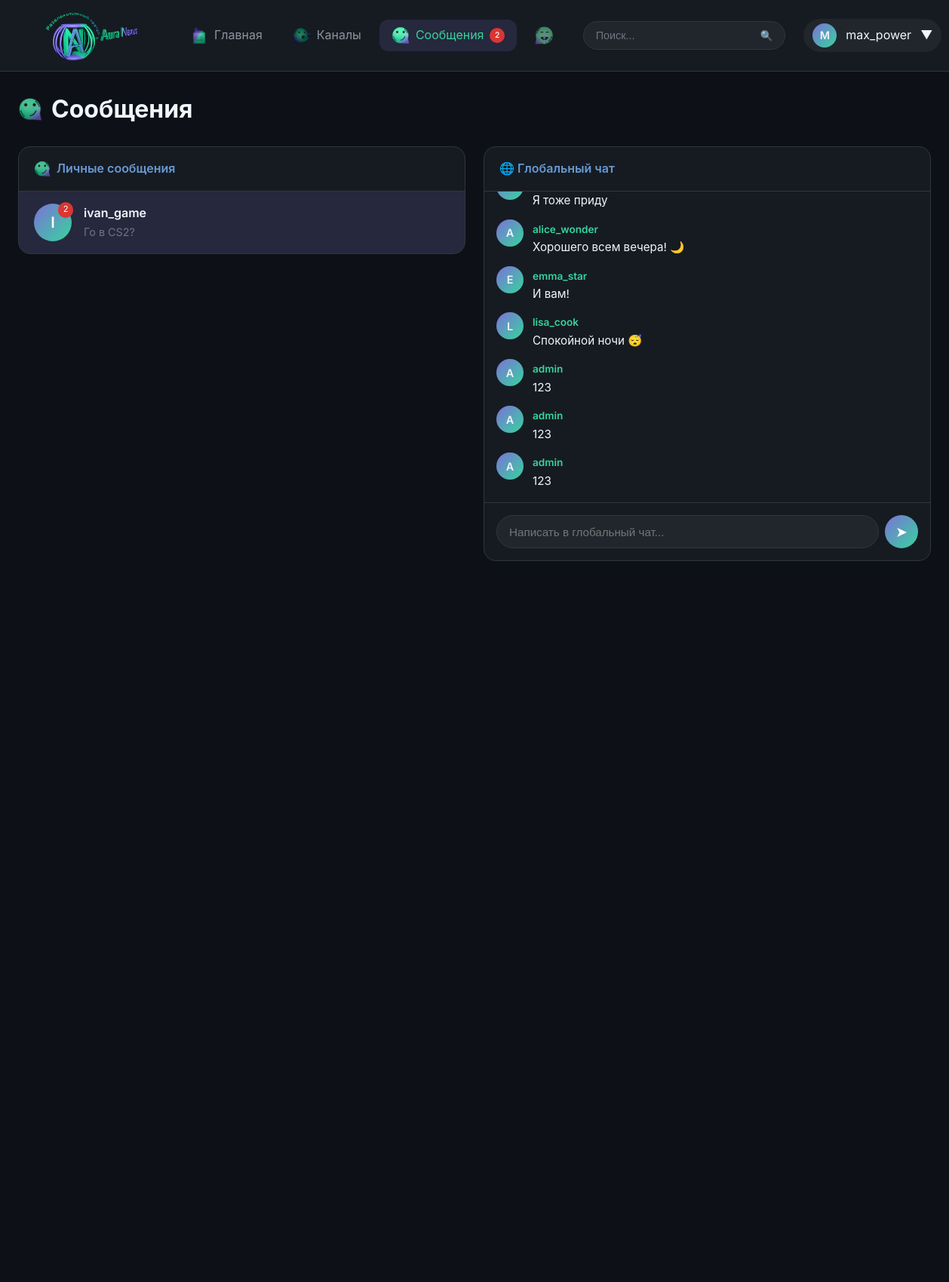
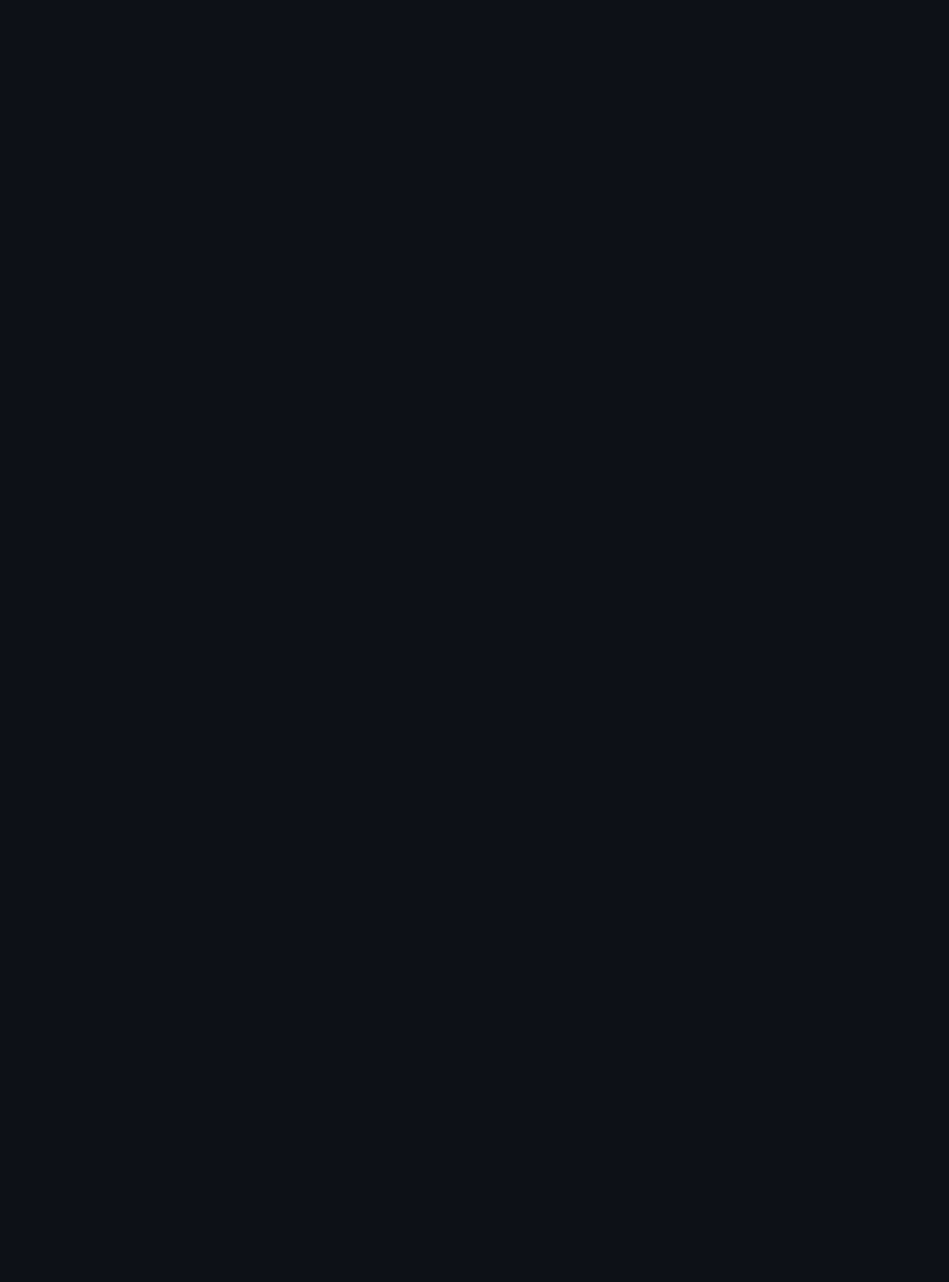
/messages (signed in, upper part), run on the app's committed database (2 pictures, top to bottom).
### tables this page shows
CREATE TABLE users (
            id INTEGER PRIMARY KEY AUTOINCREMENT,
            username TEXT UNIQUE NOT NULL,
            email TEXT UNIQUE NOT NULL,
            password TEXT NOT NULL,
            role TEXT DEFAULT 'user',
            avatar TEXT,
            banner TEXT,
            bio TEXT,
            is_banned INTEGER DEFAULT 0,
            ban_until TEXT,
            ban_reason TEXT,
            created_at TEXT DEFAULT CURRENT_TIMESTAMP
        );

CREATE TABLE conversations (
            id INTEGER PRIMARY KEY AUTOINCREMENT,
            user1_id INTEGER NOT NULL,
            user2_id INTEGER NOT NULL,
            last_message_at TEXT DEFAULT CURRENT_TIMESTAMP,
            UNIQUE(user1_id, user2_id),
            FOREIGN KEY (user1_id) REFERENCES users(id),
            FOREIGN KEY (user2_id) REFERENCES users(id)
        );

CREATE TABLE global_chat (
            id INTEGER PRIMARY KEY AUTOINCREMENT,
            user_id INTEGER NOT NULL,
            content TEXT NOT NULL,
            created_at TEXT DEFAULT CURRENT_TIMESTAMP,
            FOREIGN KEY (user_id) REFERENCES users(id)
        );

### app.py (the view)
@app.route('/messages')
@login_required
def messages_inbox():
    user = get_current_user()
    conn = get_db()
    conversations = conn.execute('''
        SELECT c.*,
               CASE WHEN c.user1_id = ? THEN u2.username ELSE u1.username END as other_username,
               CASE WHEN c.user1_id = ? THEN u2.avatar ELSE u1.avatar END as other_avatar,
               CASE WHEN c.user1_id = ? THEN u2.id ELSE u1.id END as other_id,
               (SELECT content FROM messages WHERE conversation_id = c.id ORDER BY created_at DESC LIMIT 1) as last_message,
               (SELECT COUNT(*) FROM messages WHERE conversation_id = c.id AND sender_id != ? AND is_read = 0) as unread_count
        FROM conversations c
        JOIN users u1 ON c.user1_id = u1.id
        JOIN users u2 ON c.user2_id = u2.id
        WHERE c.user1_id = ? OR c.user2_id = ?
        ORDER BY c.last_message_at DESC
    ''', (user['id'], user['id'], user['id'], user['id'], user['id'], user['id'])).fetchall()
    chat_messages = get_chat_messages()
    return render_template('messages/inbox.html', conversations=conversations, chat_messages=chat_messages)

### app.py (called while the page is built, shortened)
def get_db():
    if 'db' not in g:
        g.db = sqlite3.connect(DATABASE, timeout=30)
        g.db.row_factory = sqlite3.Row
        g.db.execute('PRAGMA journal_mode=WAL')
        g.db.execute('PRAGMA busy_timeout=30000')
    return g.db

def get_current_user():
    if 'user_id' not in session:
        return None
    conn = get_db()
    user = conn.execute('SELECT * FROM users WHERE id = ?', (session['user_id'],)).fetchone()
    return user

def login_required(f):
    @wraps(f)
    def decorated(*args, **kwargs):
        if 'user_id' not in session:
            flash('Необходимо войти в аккаунт', 'danger')
            return redirect('/login')
        user = get_current_user()
        if user and isinstance(user, dict) and user.get('is_currently_banned'):
            session.clear()
            flash('Ваш аккаунт заблокирован', 'danger')
            return redirect('/login')
        return f(*args, **kwargs)
    return decorated

def get_chat_messages():
    conn = get_db()
    return conn.execute('''
        SELECT g.*, u.username, u.avatar
        FROM global_chat g
        JOIN users u ON g.user_id = u.id
        ORDER BY g.id DESC LIMIT 50
    ''').fetchall()[::-1]

def get_unread_notifications_count(user_id):
    conn = get_db()
    result = conn.execute('SELECT COUNT(*) as count FROM notifications WHERE user_id = ? AND is_read = 0', (user_id,)).fetchone()
    return result['count'] if result else 0

def get_unread_messages_count(user_id):
    conn = get_db()
    result = conn.execute('''
        SELECT COUNT(*) as count FROM messages m
        JOIN conversations c ON m.conversation_id = c.id
        WHERE (c.user1_id = ? OR c.user2_id = ?) AND m.sender_id != ? AND m.is_read = 0
    ''', (user_id, user_id, user_id)).fetchone()
    return result['count'] if result else 0

@app.context_processor
def inject_globals():
    user = get_current_user()
    notif_count = get_unread_notifications_count(user['id']) if user else 0
    msg_count = get_unread_messages_count(user['id']) if user else 0
    pending_reports = get_pending_reports_count() if user and user['role'] in ['admin', 'moderator'] else 0
    return {
        'current_user': user,
        'notification_count': notif_count,
        'message_count': msg_count,
        'pending_reports_count': pending_reports,
        'REACTION_TYPES': REACTION_TYPES,
        'REPORT_CATEGORIES': REPORT_CATEGORIES,
    }

### templates/messages/inbox.html (shortened to what this page needs)
{% extends 'base.html' %}
{% set hide_sidebar = true %}
{% block content %}
<h1 class="page-title">
    <span class="nav-icon page-title-icon">
        <img src="{{ url_for('static', filename='images/icons/messages.png') }}" alt=""
             onerror="this.style.display='none'; this.nextElementSibling.style.display='inline';">
    </span>
    Сообщения
</h1>
<div class="messages-layout">
    <div class="messages-conversations">
        <div class="card">
            <div class="card-header">
                <h3 class="card-title">
                    <span class="nav-icon">
                        <img src="{{ url_for('static', filename='images/icons/messages.png') }}" alt=""
                             onerror="this.style.display='none'; this.nextElementSibling.style.display='inline';">
                    </span>
                    Личные сообщения
                </h3>
            </div>
            {% if conversations %}
            <div class="conversations-list">
                {% for conv in conversations %}
                <a href="/messages/{{ conv.other_id }}" class="conversation-item {% if conv.unread_count > 0 %}unread{% endif %}">
                    <div class="conversation-avatar-wrap">
                        <div class="conversation-avatar">
                            {% if conv.other_avatar %}
                            <img src="{{ url_for('uploaded_file', filename=conv.other_avatar) }}" alt="">
                            {% else %}
                            {{ conv.other_username[0]|upper }}
                            {% endif %}
                        </div>
                        {% if conv.unread_count > 0 %}
                        <span class="unread-badge">{{ conv.unread_count }}</span>
                        {% endif %}
                    </div>
                    <div class="conversation-info">
                        <div class="conversation-name">{{ conv.other_username }}</div>
                        <div class="conversation-preview">
                            {{ conv.last_message or 'Нет сообщений' }}
                        </div>
                    </div>
                </a>
                {% endfor %}
            </div>
            {% else %}
            <div class="empty-state">
                <div class="empty-state-icon">💬</div>
                <h3 class="empty-state-title">Диалогов пока нет</h3>
                <p>Напишите кому-нибудь первым!</p>
            </div>
            {% endif %}
        </div>
    </div>
    <div class="messages-global-chat">
        <div class="card chat-box-large">
            <div class="card-header">
                <h3 class="card-title">🌐 Глобальный чат</h3>
            </div>
            <div class="chat-messages" id="global-chat-messages">
                {% for msg in chat_messages %}
                <div class="chat-message" data-message-id="{{ msg.id }}">
                    <div class="chat-message-avatar">
                        {% if msg.avatar %}
                        <img src="{{ url_for('uploaded_file', filename=msg.avatar) }}" alt="">
                        {% else %}
                        {{ msg.username[0]|upper }}
                        {% endif %}
                    </div>
                    <div class="chat-message-content">
                        <a href="/profile/{{ msg.username }}" class="chat-message-author">{{ msg.username }}</a>
                        <div class="chat-message-text">{{ msg.content }}</div>
                    </div>
                </div>
                {% else %}
                <div class="empty-state" style="padding: 2rem;">
                    <p>Сообщений пока нет</p>
                </div>
                {% endfor %}
            </div>
            <form class="chat-input" id="global-chat-form" action="/api/global_chat" method="POST">
                <input type="text" name="content" id="global-chat-input" placeholder="Написать в глобальный чат..." autocomplete="off" required>
                <button type="submit">➤</button>
            </form>
        </div>
    </div>
</div>
{% endblock %}

### templates/base.html (shortened to what this page needs)
<!DOCTYPE html>
<html lang="ru">
<head>
    <link rel="stylesheet" href="{{ url_for('static', filename='css/style.css') }}">
    <link href="https://cdn.quilljs.com/1.3.7/quill.snow.css" rel="stylesheet">
</head>
<body>
   <nav>
    <a href="/" class="logo">
        <img src="{{ url_for('static', filename='images/logo.png') }}" alt="Aura Nexus" class="logo-image"
             onerror="this.style.display='none'; this.nextElementSibling.style.display='flex';">
    </a>
    <div class="nav-links">
        <a href="/" class="nav-link {% if request.path == '/' %}active{% endif %}">
            <span class="nav-icon">
                <img src="{{ url_for('static', filename='images/icons/home.png') }}" alt=""
                     onerror="this.style.display='none'; this.nextElementSibling.style.display='inline';">
            </span>
            <span>Главная</span>
        </a>
        <a href="/channels" class="nav-link {% if '/channel' in request.path %}active{% endif %}">
            <span class="nav-icon">
                <img src="{{ url_for('static', filename='images/icons/channels.png') }}" alt=""
                     onerror="this.style.display='none'; this.nextElementSibling.style.display='inline';">
            </span>
            <span>Каналы</span>
        </a>
        {% if current_user %}
        <a href="/messages" class="nav-link {% if '/messages' in request.path %}active{% endif %}">
            <span class="nav-icon">
                <img src="{{ url_for('static', filename='images/icons/messages.png') }}" alt=""
                     onerror="this.style.display='none'; this.nextElementSibling.style.display='inline';">
            </span>
            <span>Сообщения</span>
            {% if message_count > 0 %}
            <span class="badge">{{ message_count }}</span>
            {% endif %}
        </a>
        <a href="/notifications" class="nav-link {% if '/notifications' in request.path %}active{% endif %}">
            <span class="nav-icon">
                <img src="{{ url_for('static', filename='images/icons/notifications.png') }}" alt=""
                     onerror="this.style.display='none'; this.nextElementSibling.style.display='inline';">
            </span>
        </a>
        {% endif %}
    </div>
    <div class="search-container">
        <form class="search-bar" action="/" method="GET">
            <input type="text" name="q" placeholder="Поиск..." value="{{ request.args.get('q', '') }}">
            <button type="submit">🔍</button>
        </form>
    </div>
    {% if current_user %}
    <div class="dropdown">
        <div class="nav-user">
            <div class="nav-user-avatar">
                {% if current_user.avatar %}
                <img src="{{ url_for('uploaded_file', filename=current_user.avatar) }}" alt="">
                {% else %}
                {{ current_user.username[0]|upper }}
                {% endif %}
            </div>
            <span>{{ current_user.username }}</span>
            <span>▼</span>
        </div>
    </div>
    {% endif %}
</nav>
    <div class="layout {% block layout_class %}{% endblock %}">
        <main class="main-content">
            {% block content %}{% endblock %}
        </main>
    </div>
</body>
</html>

### templates/messages/inbox.html (style rules this page uses)
.page-title { margin-bottom: 1.5rem; display: flex; align-items: center; gap: 0.75rem; }
.page-title-icon { width: 32px !important; height: 32px !important; }
.page-title-icon img { width: 32px !important; height: 32px !important; }
.messages-layout { display: grid; grid-template-columns: 1fr 1fr; gap: 1.5rem; }
.messages-conversations { min-width: 0; }
.conversations-list { max-height: 500px; overflow-y: auto; }
.conversation-item { display: flex; align-items: center; gap: 1rem; padding: 1rem 1.25rem; border-bottom: 1px solid var(--border-color); text-decoration: none; transition: var(--transition); }
.conversation-item:last-child { border-bottom: none; }
.conversation-item.unread { background: var(--accent-purple-alpha); }
.conversation-avatar-wrap { position: relative; }
.conversation-avatar { width: 50px; height: 50px; border-radius: 50%; background: var(--accent-gradient); display: flex; align-items: center; justify-content: center; font-weight: 600; font-size: 1.25rem; overflow: hidden; color: white; }
.unread-badge { position: absolute; top: -2px; right: -2px; background: var(--danger); color: white; font-size: 0.7rem; padding: 0.1rem 0.4rem; border-radius: 10px; min-width: 18px; text-align: center; }
.conversation-info { flex: 1; min-width: 0; }
.conversation-name { font-weight: 600; color: var(--text-primary); }
.conversation-preview { font-size: 0.9rem; color: var(--text-muted); white-space: nowrap; overflow: hidden; text-overflow: ellipsis; }
.messages-global-chat { min-width: 0; }
.chat-box-large { display: flex; flex-direction: column; height: 550px; }
.chat-box-large .chat-messages { flex: 1; overflow-y: auto; padding: 1rem; display: flex; flex-direction: column; gap: 0.75rem; }
.chat-box-large .chat-input { display: flex; gap: 0.5rem; padding: 1rem; border-top: 1px solid var(--border-color); }
.chat-box-large .chat-input input { flex: 1; background: var(--bg-tertiary); border: 1px solid var(--border-color); border-radius: var(--radius-full); padding: 0.75rem 1rem; color: var(--text-primary); font-size: 0.95rem; }
.chat-box-large .chat-input button { width: 44px; height: 44px; border-radius: 50%; background: var(--accent-gradient); border: none; color: white; cursor: pointer; transition: var(--transition); display: flex; align-items: center; justify-content: center; font-size: 1.2rem; }

### data on the page
users: username "M", username "max_power"
conversations: other_username "I", unread_count "2", other_username "ivan_game", last_message "Го в CS2?"
global_chat: content "Я тоже приду"
global_chat: username "A", username "alice_wonder", content "Хорошего всем вечера! 🌙"
global_chat: username "E", username "emma_star", content "И вам!"
global_chat: username "L", username "lisa_cook", content "Спокойной ночи 😴"
global_chat: username "A", username "admin", content "123"
global_chat: username "A", username "admin", content "123"
global_chat: username "A", username "admin", content "123"

### other printed values
{{ message_count }} "2"
